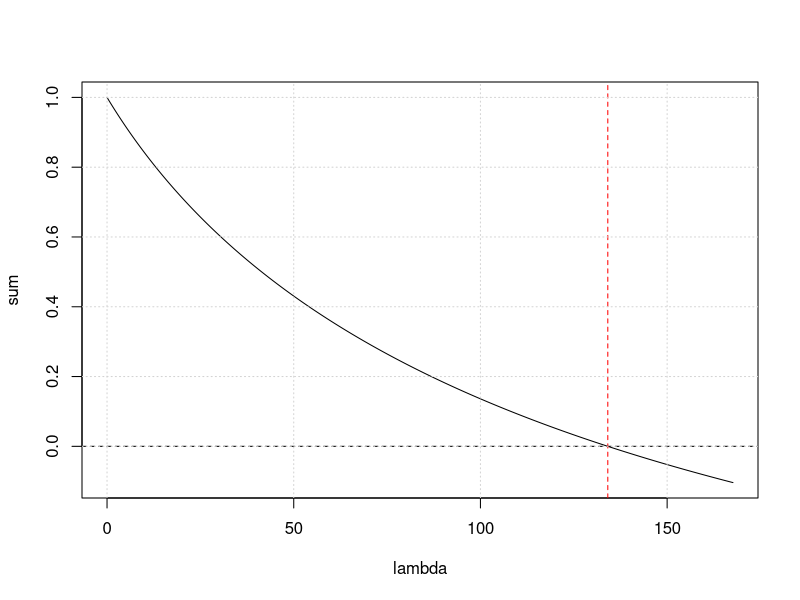
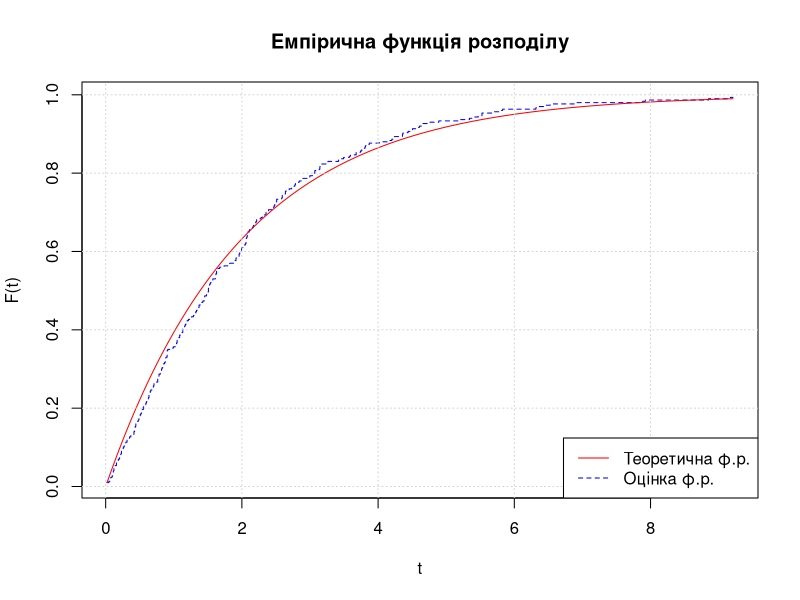
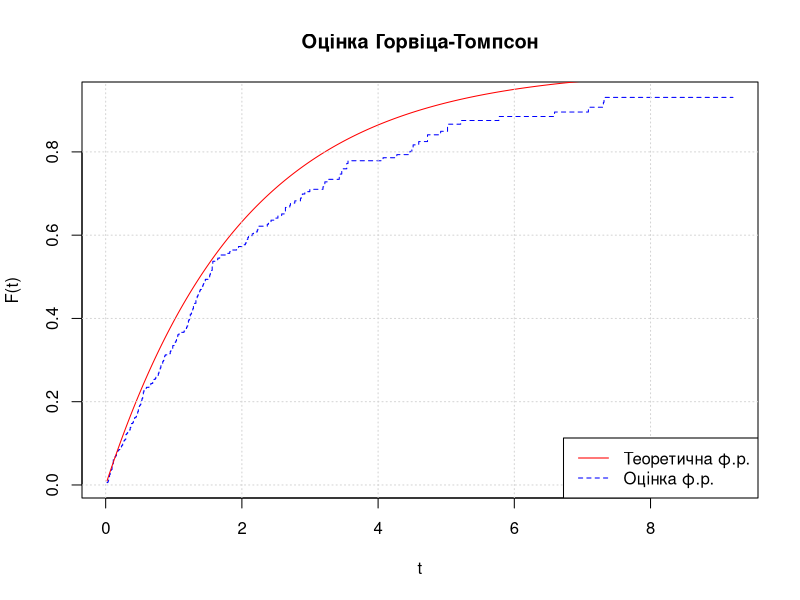
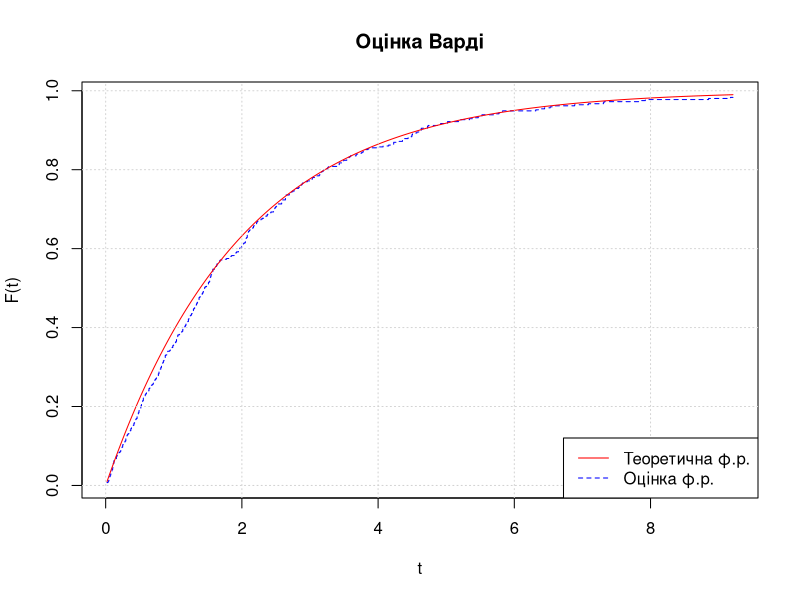
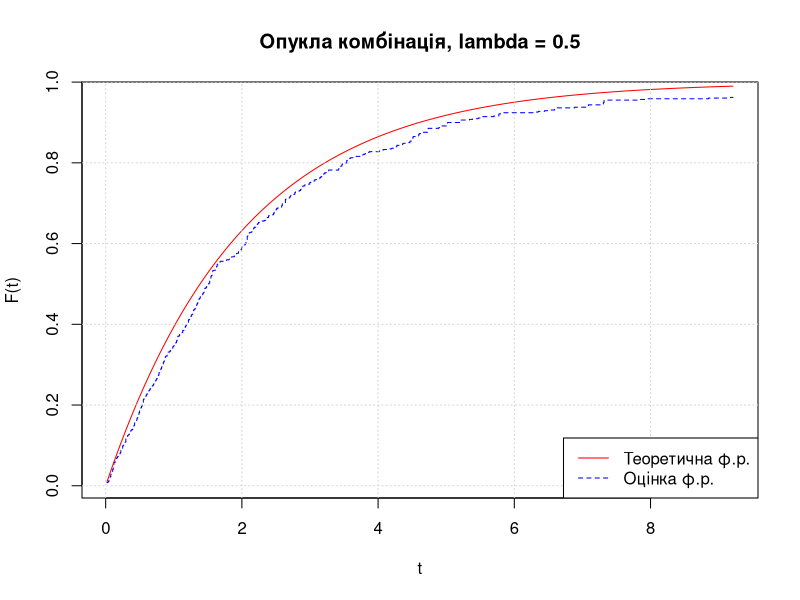

Reproduce these figures in R, in order.
library("nleqslv")
set.seed(0)

w <- function(t)
{
  1 / (1 + t)
}

lambda <- 0.5

F.theor <- function(t)
{
  pexp(t, rate = lambda)
}

unbiased.sampling <- function(n)
{
  rexp(n, rate = lambda)
}

biased.sampling1 <- function(n, k, w)
{
  to.return <- c()
  while(length(to.return) != n)
  {
    generated <- rexp(1, rate = lambda)
    p <- k * w(generated)
    if(sample(c(T, F), 1, prob = c(p, 1 - p)))
    {
      to.return <- c(to.return, generated)
    }
  }
  to.return
}

elem <- function() {
  repeat {
    x <- rexp(1, lambda)
    if(runif(1) < w(x)) break
  }
  x
}

biased.sampling <- function(n, k, w)
{
  u <- replicate(n, elem())
  #print("finish")
  u
}

Femp <- function(x)
{
  f <- function(t) { sum(x < t) / length(x) }; f
}

FHT <- function(x, w)
{
  w.x <- w(x)
  f <- function(t) { sum(as.numeric(x < t) / w.x) / sum(1 / w.x) }; f
}

fv.target <- function(lambda, wz, n2)
{
  sum(wz / (lambda + n2 * wz)) - 1
}

FV <- function(unbiased, biased, w, x0 = 0, plot.c = F)
{
  n2 <- length(biased)
  z <- c(unbiased, biased)
  w.z <- w(z)
  to.solve <- function(l) { fv.target(l, w.z, n2) }
  solution <- nleqslv(x0, to.solve)
  lambda.opt <- solution$x
  if(plot.c)
  {
    t.val <- seq(0, (5/4 * lambda.opt), 0.01)
    plot(t.val, sapply(t.val, to.solve), type = 'l',
         xlab = "lambda", ylab = "sum")
    abline(h = 0, col = "black", lty = 2)
    abline(v = lambda.opt, col = "red", lty = 2)
    grid()
  }
  W <- 1 / (sum(1 / (lambda.opt + n2 * w.z)))
  p <- W / (lambda.opt + n2 * w.z)
  f <- function(t) { sum(p * (z < t)) }; f
}

abs.dev <- function(F.theor, F.estim, nodes)
{
  max(abs(F.theor(nodes) - F.estim(nodes)))
}

n <- 300
x.unbiased <- unbiased.sampling(n)
x.biased <- biased.sampling(n, 1, w)

q1 <- qexp(0.01, lambda)
q2 <- qexp(0.99, lambda)
B <- 1000
I <- q2 * (0:B)/B + q1 * (B:0)/B

Fx.emp <- Femp(x.unbiased)
Fx.HT <- FHT(x.biased, w)
Fx.V <- FV(x.unbiased, x.biased, w, plot.c = T)

plot(I, sapply(I, Fx.emp), type = "s", col = "blue", 
     lty = 2, xlab = "t", ylab = "F(t)", main = "Емпірична функція розподілу")
lines(I, F.theor(I), col = "red", type = "l"); grid()
legend("bottomright", legend = c("Теоретична ф.р.", "Оцінка ф.р."),
       col = c("red", "blue"), lty = c(1, 2), lwd = 1)
print(paste("Empirical:", abs.dev(function(t) {sapply(t, Fx.emp)}, 
                                  function(t) {F.theor(t)}, I)))

plot(I, sapply(I, Fx.HT), type = "s", col = "blue", 
     lty = 2, xlab = "t", ylab = "F(t)", main = "Оцінка Горвіца-Томпсон")
lines(I, F.theor(I), col = "red", type = "l"); grid()
legend("bottomright", legend = c("Теоретична ф.р.", "Оцінка ф.р."),
       col = c("red", "blue"), lty = c(1, 2), lwd = 1)
print(paste("Horvitz-Thompson:", abs.dev(function(t) {sapply(t, Fx.HT)}, 
                                         function(t) {F.theor(t)}, I)))

plot(I, sapply(I, Fx.V), type = "s", col = "blue", 
     lty = 2, xlab = "t", ylab = "F(t)", main = "Оцінка Варді")
lines(I, F.theor(I), col = "red", type = "l"); grid()
legend("bottomright", legend = c("Теоретична ф.р.", "Оцінка ф.р."),
       col = c("red", "blue"), lty = c(1, 2), lwd = 1)
print(paste("Vardi:", abs.dev(function(t) {sapply(t, Fx.V)}, 
                              function(t) {F.theor(t)}, I)))

convF <- function(t) { 1/2 * (Fx.emp(t) + Fx.HT(t)) }
plot(I, sapply(I, convF), type = "s", col = "blue", 
     lty = 2, xlab = "t", ylab = "F(t)", main = "Опукла комбінація, lambda = 0.5")
lines(I, F.theor(I), col = "red", type = "l"); grid()
legend("bottomright", legend = c("Теоретична ф.р.", "Оцінка ф.р."),
       col = c("red", "blue"), lty = c(1, 2), lwd = 1)
print(paste("Convex:", abs.dev(function(t) {sapply(t, convF)}, 
                              function(t) {F.theor(t)}, I)))
